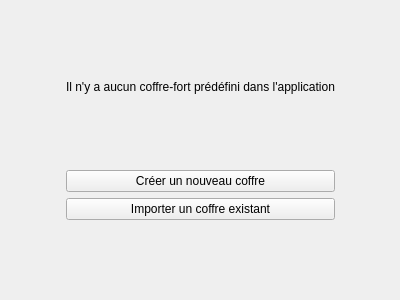
<?xml version="1.0" encoding="UTF-8"?>
<ui version="4.0">
 <class>FirstUseWidget</class>
 <widget class="QWidget" name="FirstUseWidget">
  <property name="geometry">
   <rect>
    <x>0</x>
    <y>0</y>
    <width>400</width>
    <height>300</height>
   </rect>
  </property>
  <property name="windowTitle">
   <string>Form</string>
  </property>
  <layout class="QGridLayout" name="gridLayout">
   <item row="0" column="1">
    <spacer name="verticalSpacer">
     <property name="orientation">
      <enum>Qt::Vertical</enum>
     </property>
     <property name="sizeHint" stdset="0">
      <size>
       <width>20</width>
       <height>40</height>
      </size>
     </property>
    </spacer>
   </item>
   <item row="2" column="1">
    <spacer name="verticalSpacer_2">
     <property name="orientation">
      <enum>Qt::Vertical</enum>
     </property>
     <property name="sizeHint" stdset="0">
      <size>
       <width>20</width>
       <height>40</height>
      </size>
     </property>
    </spacer>
   </item>
   <item row="3" column="2">
    <spacer name="horizontalSpacer_2">
     <property name="orientation">
      <enum>Qt::Horizontal</enum>
     </property>
     <property name="sizeHint" stdset="0">
      <size>
       <width>40</width>
       <height>20</height>
      </size>
     </property>
    </spacer>
   </item>
   <item row="3" column="1">
    <widget class="QPushButton" name="new_button">
     <property name="text">
      <string>Créer un nouveau coffre</string>
     </property>
    </widget>
   </item>
   <item row="4" column="1">
    <widget class="QPushButton" name="import_button">
     <property name="text">
      <string>Importer un coffre existant</string>
     </property>
    </widget>
   </item>
   <item row="1" column="1">
    <widget class="QLabel" name="label">
     <property name="text">
      <string>Il n'y a aucun coffre-fort prédéfini dans l'application</string>
     </property>
    </widget>
   </item>
   <item row="3" column="0">
    <spacer name="horizontalSpacer">
     <property name="orientation">
      <enum>Qt::Horizontal</enum>
     </property>
     <property name="sizeHint" stdset="0">
      <size>
       <width>40</width>
       <height>20</height>
      </size>
     </property>
    </spacer>
   </item>
   <item row="5" column="1">
    <spacer name="verticalSpacer_3">
     <property name="orientation">
      <enum>Qt::Vertical</enum>
     </property>
     <property name="sizeHint" stdset="0">
      <size>
       <width>20</width>
       <height>40</height>
      </size>
     </property>
    </spacer>
   </item>
  </layout>
 </widget>
 <resources/>
 <connections/>
</ui>
